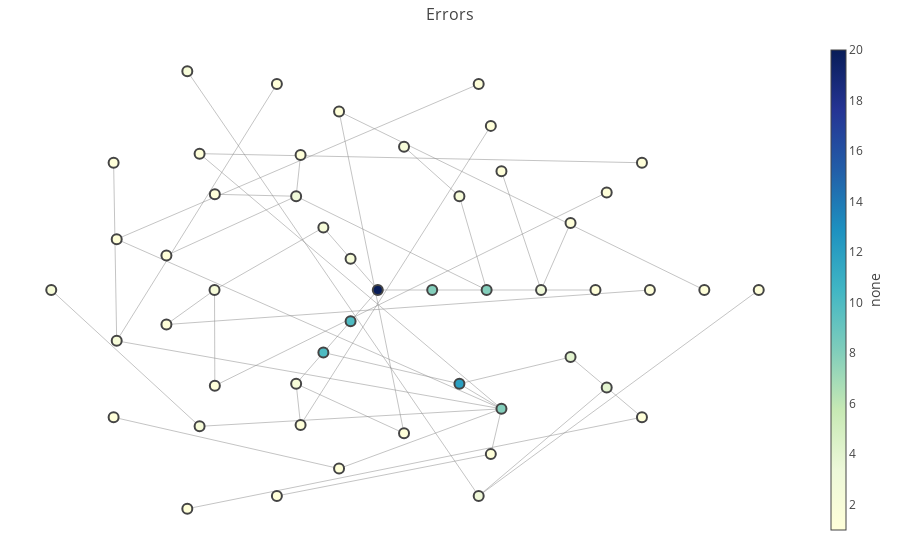

The notebook cell this image was saved under:
### Code cell
fig = go.Figure(data=[edge_trace, node_trace],
             layout=go.Layout(
                title='Errors',
                titlefont=dict(size=16),
                showlegend=False,
                hovermode='closest',
                margin=dict(b=20,l=5,r=5,t=40),
                annotations=[ dict(
                    text="",
                    showarrow=False,
                    xref="paper", yref="paper",
                    x=0.005, y=-0.002 ) ],
                xaxis=dict(showgrid=False, zeroline=False, showticklabels=False),
                yaxis=dict(showgrid=False, zeroline=False, showticklabels=False)))

plotly.offline.iplot(fig, filename='networkx')

### Figure 1 — Plotly figure (JSON) as saved in the notebook; plotly's stock layout.template omitted (floating-point values rounded to 4 significant figures; data arrays with more than 128 entries replaced by an {"elided": "..."} marker saying what was removed)
{"data": [{"hoverinfo": "none", "line": {"color": "#888", "width": 0.5}, "mode": "lines", "type": "scatter", "uid": "e3800d72-dfb8-4a34-b146-df189f81df24", "x": {"elided": "147 float values"}, "y": {"elided": "147 float values"}}, {"hoverinfo": "text", "marker": {"color": [1, 1, 1, 1, 1, 1, 1, 1, 1, 3, 1, 1, 2, 2, 1, 3, 1, 1, 1, 3, 1, 1, 2, 1, 2, 1, 2, 2, 1, 1, 1, 1, 1, 1, 1, 1, 2, 8, 8, 4, 1, 2, 2, 12, 8, 4, 10, 2, 20, 10], "colorbar": {"thickness": 15, "title": "none", "titleside": "right", "xanchor": "left"}, "colorscale": "YlGnBu", "line": {"width": 2}, "reversescale": true, "showscale": true, "size": 10}, "mode": "markers", "text": ["o.e.j.s.HttpInput$ErrorState.noContent: 1", "o.e.j.s.HttpInput$ErrorState: 1", "o.e.j.s.HttpInput.read: 1", "o.e.j.s.HttpInput: 1", "o.g.j.m.i.EntityInputStream.read: 1", "o.g.j.m.i.EntityInputStream: 1", "o.g.j.m.i.ReaderInterceptorExecutor$UnCloseableInputStream.read: 1", "o.g.j.m.i.ReaderInterceptorExecutor$UnCloseableInputStream: 1", "o.j.m.MIMEParser.fillBuf: 1", "o.j.m.MIMEParser: 3", "o.j.m.MIMEParser.readBody: 1", "o.j.m.MIMEParser.access$600: 1", "o.j.m.MIMEParser$MIMEEventIterator.next: 2", "o.j.m.MIMEParser$MIMEEventIterator: 2", "o.j.m.MIMEMessage.makeProgress: 1", "o.j.m.MIMEMessage: 3", "o.j.m.MIMEMessage.parseAll: 1", "o.j.m.MIMEMessage.getAttachments: 1", "o.g.j.m.m.i.MultiPartReaderClientSide.readMultiPart: 1", "o.g.j.m.m.i.MultiPartReaderClientSide: 3", "o.g.j.m.m.i.MultiPartReaderServerSide.readMultiPart: 1", "o.g.j.m.m.i.MultiPartReaderServerSide: 1", "o.g.j.m.m.i.MultiPartReaderClientSide.readFrom: 2", "o.g.j.m.i.ReaderInterceptorExecutor$TerminalReaderInterceptor.invokeReadFrom: 1", "o.g.j.m.i.ReaderInterceptorExecutor$TerminalReaderInterceptor: 2", "o.g.j.m.i.ReaderInterceptorExecutor$TerminalReaderInterceptor.aroundReadFrom: 1", "o.g.j.m.i.ReaderInterceptorExecutor.proceed: 2", "o.g.j.m.i.ReaderInterceptorExecutor: 2", "o.g.j.s.i.MappableExceptionWrapperInterceptor.aroundReadFrom: 1", "o.g.j.s.i.MappableExceptionWrapperInterceptor: 1", "o.g.j.m.i.MessageBodyFactory.readFrom: 1", "o.g.j.m.i.MessageBodyFactory: 1", "o.g.j.m.i.InboundMessageContext.readEntity: 1", "o.g.j.m.i.InboundMessageContext: 1", "o.g.j.s.ContainerRequest.readEntity: 1", "o.g.j.s.ContainerRequest: 1", "o.e.j.s: 2", "o.g.j.m.i: 8", "o.j.m: 8", "o.g.j.m.m.i: 4", "o.g.j.s.i: 1", "o.g.j.s: 2", "o.e.j: 2", "o.g.j.m: 12", "o.j: 8", "o.g.j.m.m: 4", "o.g.j: 10", "o.e: 2", "o: 20", "o.g: 10"], "type": "scatter", "uid": "430d1c96-d563-489c-94e8-f09c17a8605a", "x": [25, -19.42, 21.03, -14.97, 24.27, -16.37, 9.271, -23.99, 20, 15, 17.71, 11.36, 2.411, 7.5, -7.092, -7.5, -14.97, -19.42, 35, 9.271, -17.5, 24.27, -17.5, -9.271, -23.99, -24.27, -30, -16.37, 30, -3.558, -24.27, -3.558, -9.271, 10.39, 10.39, -7.092, -15, 11.36, 10, 21.03, 2.411, -7.5, -5.0, 7.5, 5, 17.71, -5.0, -2.5, 0, -2.5], "y": [0, -4.786, 13.52, -13.26, 17.63, 18.89, 28.53, 7.043, 0, 0, 9.294, 16.46, 19.85, 12.99, 18.7, 12.99, 13.26, 4.786, 0, -28.53, -30.31, -17.63, 30.31, 28.53, -7.043, 17.63, 3.674e-15, -18.89, 0, 24.75, -17.63, -24.75, -28.53, -22.74, 22.74, -18.7, 1.837e-15, -16.46, 0, -13.52, -19.85, -12.99, 8.66, -12.99, 0, -9.294, -8.66, 4.33, 0, -4.33]}], "layout": {"annotations": [{"showarrow": false, "text": "", "x": 0.005, "xref": "paper", "y": -0.002, "yref": "paper"}], "hovermode": "closest", "margin": {"b": 20, "l": 5, "r": 5, "t": 40}, "showlegend": false, "title": "Errors", "titlefont": {"size": 16}, "xaxis": {"showgrid": false, "showticklabels": false, "zeroline": false}, "yaxis": {"showgrid": false, "showticklabels": false, "zeroline": false}}}
